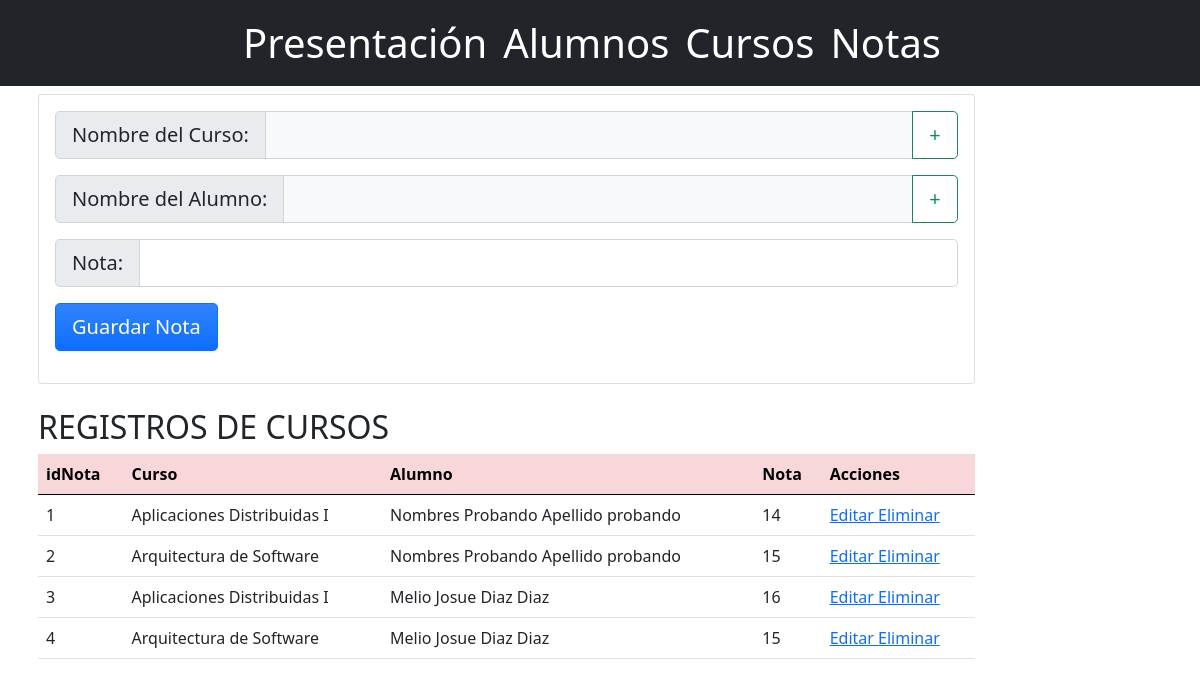
/docs/registroNota.php, run on the app's committed database.
### tables this page shows
create table notas(
idNota int not null auto_increment primary key,
DNI char(8) not null,
idCurso int not null,
nota double not null
);

create table cursos(
idCurso int not null auto_increment primary key,
nombreCurso varchar(50) not null,
dia varchar(9) not null,
horaEntrada time,
horaSalida time,
docente varchar(100)
);

### docs/registroNota.php (the view, shortened to what this page needs)
<?php
$nombreCurso=false;
$nombres=false;
$apellidos=false;
include ("Includes/header.php");
?>
<div class = "container p-2">
    <div class ="col-md-10">
        <div class = "card card-body">
            <form action="data/agregarNota.php?DNI=<?php echo $id ?>&idCurso=<?php echo $idCurso ?>" method="POST">
                <div class="input-group input-group-lg mb-3">
                    <span class ="input-group-text" id="inputGroup-sizing-lg">Nombre del Curso:</span>
                    <input class = "form-control bg-light" type="text" autocomplete="course" maxlength="50"
                    <?php echo ($nombreCurso) ? "value='$nombreCurso'" : "" ?>
                    style="pointer-events: none;" required />
                    <a class="btn btn-outline-success" href="data/seleccionarCurso.php" role="button">+</a>
                </div>
                <div class="input-group input-group-lg mb-3" >
                    <span class ="input-group-text" id="inputGroup-sizing-lg">Nombre del Alumno:</span>
                    <input class = "form-control bg-light" type="text" autocomplete="full name"
                    maxlength="50" <?php echo ($nombres) ? "value ='$nombres $apellidos'" : "" ?>
                    style="pointer-events: none;" required/>
                    <a class="btn btn-outline-success" href="data/seleccionarAlumno.php" role="button">+</a>
                </div>
                <div class="input-group input-group-lg mb-3" >
                    <span class="input-group-text" id="inputGroup-sizing-lg">Nota:</span>
                    <input type="text" class="form-control" name="nota" autocomplete="calification"
                    maxlength="5" required />
                </div>
                <div class="input-group input-group-lg mb-3">
                    <input class="btn btn-primary btn-lg bg-gradient" name="GuardarNota" type="submit" value="Guardar Nota"/>
                </div>
            </form>
        </div>
        <br>
    </div>
    <div class="col-md-10">
        <h2>REGISTROS DE CURSOS</h2>
        <table class = "table table-hover">
            <thead class="table-danger">
                <tr>
                    <th>idNota</th>
                    <th>Curso</th>
                    <th>Alumno</th>
                    <th>Nota</th>
                    <th>Acciones</th>
                </tr>
            </thead>
            <tbody>
                <?php
                    $consulta = "select idNota,cursos.nombreCurso,concat(alumnos.nombres,
                                    ' ',alumnos.apellidos) as 'nombreAlumno', nota
                        from notas
                        inner join alumnos on notas.DNI = alumnos.DNI
                        inner join cursos on notas.idCurso = cursos.idCurso;";
                    $resultado = mysqli_query($conn,$consulta);
                    while($row = mysqli_fetch_array($resultado)){
                        echo(
                        "<tr>".
                            "<td>".$row['idNota']."</td>".
                            "<td>".$row['nombreCurso']."</td>".
                            "<td>".$row['nombreAlumno']."</td>".
                            "<td>".$row['nota']."</td>".
                            "<td>".
                                "<a href='data/editarNota.php?idNota=".$row['idNota']."'>Editar </a>".
                                "<a href='data/eliminarNota.php?idNota=".$row['idNota']."'>Eliminar </a>".
                            "</td>".
                        "</tr>");
                    }
                ?>
            </tbody>
        </table>
    </div>
</div>
<?php include ("Includes/footer.php");?>

### docs/Includes/header.php (shortened to what this page needs)
<!DOCTYPE html>
<html lang="en">
    <head>
        <link href="https://cdn.jsdelivr.net/npm/bootstrap@5.0.0-beta1/dist/css/bootstrap.min.css" rel="stylesheet">
    </head>
    <body>
        <div class="navbar navbar-dark bg-dark justify-content-center">
            <a href="/index.php" class="navbar-brand fs-1">
            Presentación
            </a>
            <a href="/docs/registroAlumno.php" class="navbar-brand fs-1">
            Alumnos
            </a>
            <a href="/docs/registroCurso.php" class="navbar-brand fs-1">
            Cursos
            </a>
            <a href="/docs/registroNota.php" class="navbar-brand fs-1">
            Notas
            </a>
    </div>

### docs/Includes/footer.php (shortened to what this page needs)
</body>
</html>

### data on the page
notas: idNota "1", idCurso.nombreCurso "Aplicaciones Distribuidas I", nombreAlumno "Nombres Probando Apellido probando", nota "14"
notas: idNota "2", idCurso.nombreCurso "Arquitectura de Software", nombreAlumno "Nombres Probando Apellido probando", nota "15"
notas: idNota "3", idCurso.nombreCurso "Aplicaciones Distribuidas I", nombreAlumno "Melio Josue Diaz Diaz", nota "16"
notas: idNota "4", idCurso.nombreCurso "Arquitectura de Software", nombreAlumno "Melio Josue Diaz Diaz", nota "15"
